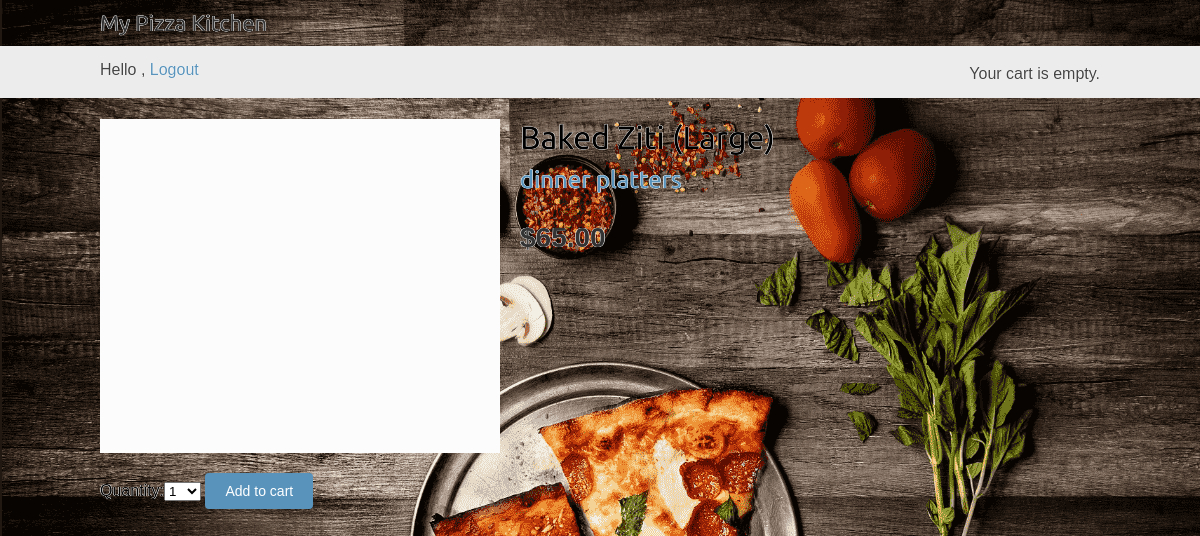
The page /51/baked-ziti-large/ (signed in) on the database its author committed.
### orders/models.py (models this page shows, shortened)
class Product(models.Model):
	category = models.ForeignKey(Category, related_name='products', on_delete=models.CASCADE)
	name = models.CharField(max_length=64, db_index=True)
	slug = models.SlugField(max_length=64, db_index=True)
	description = models.TextField(blank=True)
	price = models.DecimalField(max_digits=10, decimal_places=2)
	available = models.BooleanField(default=True)
	class Meta:
		ordering = ('name',)
		index_together = (('id', 'slug'),)

class Category(models.Model):
	name = models.CharField(max_length=64, db_index=True)
	slug = models.SlugField(max_length=64, unique=True)
	class Meta:
		ordering = ('name',)
		verbose_name = 'category'
		verbose_name_plural = 'categories'
	def get_absolute_url(self):
		return reverse('orders:product_list_by_category', args=[self.slug])
	def __str__(self):
		return self.name

### orders/views.py (the view)
# urls.py: path('<int:id>/<slug:slug>/', views.product_detail,	name='product_detail'),
@login_required
def product_detail(request, id, slug):
	product = get_object_or_404(Product, id=id, slug=slug, available=True)
	print(product.category)
	if (str(product.category) == 'pizza'):
		cart_product_form = CartAddProductForm1()
	else:
		cart_product_form = CartAddProductForm()
	context = {
		'product': product,
		'cart_product_form': cart_product_form
	}
	return render(request, 'orders/product/detail.html', context)

### cart/forms.py
class CartAddProductForm(forms.Form):
	quantity = forms.TypedChoiceField( choices=PRODUCT_QUANTITY_CHOICES, coerce=int)
	override = forms.BooleanField(required=False, initial=False, widget=forms.HiddenInput)

### cart/cart.py (called while the page is built)
	def __len__(self):
		return sum(item['quantity'] for item in self.cart.values())

### cart/context_processors.py (called while the page is built)
def cart(request):
	return {'cart': Cart(request)}

### orders/templates/orders/product/detail.html (shortened to what this page needs)
{% extends "orders/base.html" %}
{% load static %}
{% block content %}
	<div class="product-detail">
		<img src="{% if product.category|slugify == 'pizza' %} {% static 'img/pizza.png' %} {% elif product.category|slugify  == 'subs' %} {% static 'img/subs.png' %} {% elif product.category|slugify  == 'salads' %} {% static 'img/salad.jpg' %} {% elif product.category|slugify  == 'pasta' %} {% static 'img/pasta.jpg' %} {% elif product.category|slugify  == 'dinner platters' %} {% static 'img/dinner.jpg' %} {% else %} {% static 'img/blank.png' %}{% endif %}">
		<h1>{{ product.name }}</h1>
		<h2>
			<a href="{{ product.category.get_absolute_url }}">
			{{ product.category }}
			</a>
		</h2>
		<p class="price">${{ product.price }}</p>
	</div>
	<div id="side">
		<form action="{% url 'cart:cart_add' product.id %}" method="post">
		{{ cart_product_form }}
			<input type="submit" value="Add to cart">
		</form>
	</div>
{% endblock %}

### orders/static/css/base.css (style rules this page uses)
body { margin:0; padding:0; font-family:helvetica, sans-serif; text-shadow: -0.4px 0 white, 0 0.4px white, 0.4px 0 white, 0 -0.4px white !important ; }
h1, h2, h3, h4, h5 , h6 { font-family: 'Ubuntu', sans-serif; font-weight:normal; }
a { text-decoration:none; color:#5993bb; }
a.button, input[type="submit"] { color:#fff; background:#5993bb; border-radius:4px; padding:10px 20px; font-size:14px; border:0; }
.product-detail { text-align:justify; }
.product-detail .price { color:#333; font-size:28px; font-weight:bold; }
.product-detail img { width:40%; float:left; padding:0 20px 20px 0; }
.product-detail h1 { margin-bottom:0; }
.product-detail h2 { margin-top:10px; }
#side { clear:both; }

### rows shown on the page
Product: name "Baked Ziti (Large)", category "dinner platters", price "65.00"
